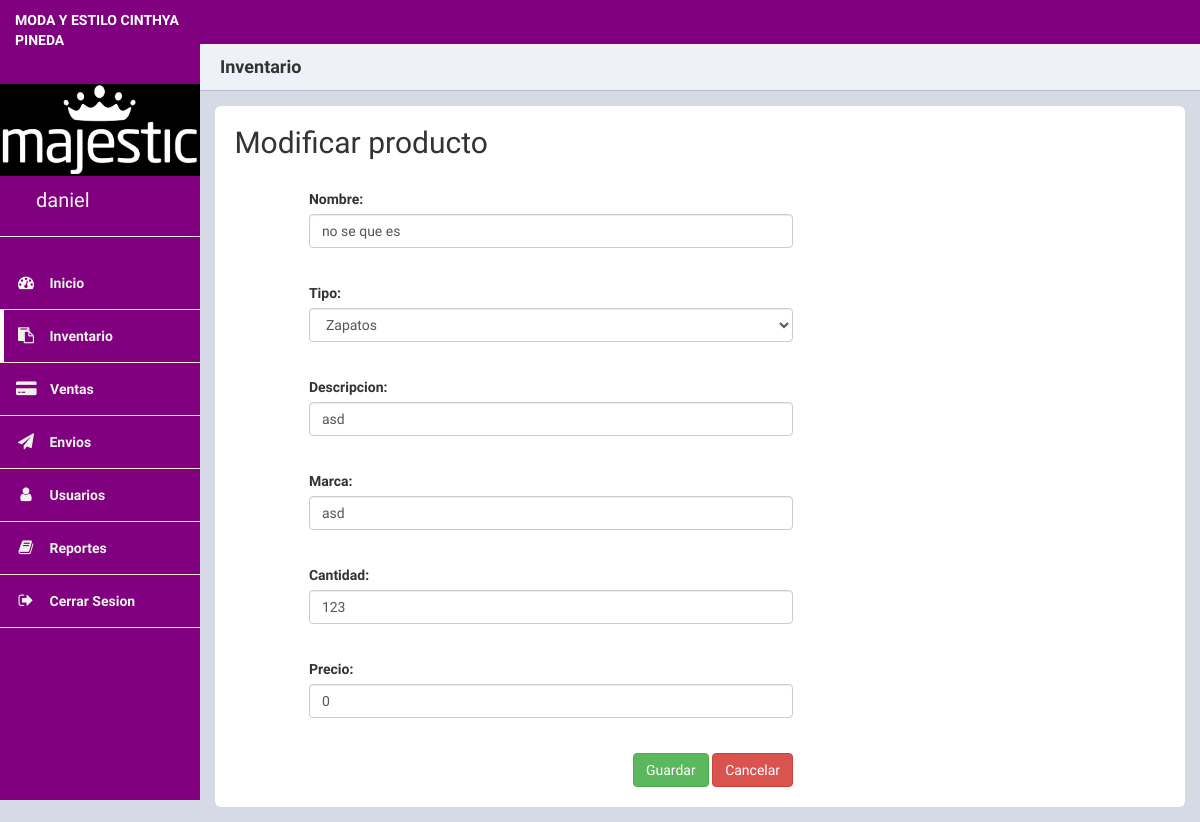
/project/Admin/modificar-inventario.php?registro=28 (signed in), run on the app's committed database.
### tables this page shows
CREATE TABLE `productos` (
  `idProductos` int(11) NOT NULL AUTO_INCREMENT,
  `Nombre` varchar(45) DEFAULT NULL,
  `Tipo` varchar(45) DEFAULT NULL,
  `Precio` float DEFAULT NULL,
  `Cantidad` int(11) DEFAULT NULL,
  `Marca` varchar(45) DEFAULT NULL,
  `Descripcion` varchar(100) DEFAULT NULL,
  PRIMARY KEY (`idProductos`)
);

### project/Admin/modificar-inventario.php (the view, shortened to what this page needs)
<?php
	include_once 'connection/conection.php';
?>
<!DOCTYPE html>
<html lang="en">
<head>
        <link rel="stylesheet" href="https://maxcdn.bootstrapcdn.com/bootstrap/3.3.7/css/bootstrap.min.css">
		<link rel="stylesheet" href="https://maxcdn.bootstrapcdn.com/font-awesome/4.5.0/css/font-awesome.min.css">
		<link rel="stylesheet" href="http://code.ionicframework.com/ionicons/2.0.1/css/ionicons.min.css">
		<link rel="stylesheet" href="../css/main.css">
</head>
<body>
<?php
	$idmodi = $_GET['registro'];
	$modi = "SELECT * FROM productos WHERE idProductos=" .$idmodi;
	$result=mysqli_query($conn, $modi);
	$resultCheck = mysqli_num_rows($result);
	if($resultCheck > 0) {
		while ($row = mysqli_fetch_assoc($result)){
			$nombre= $row['Nombre'];
			$tipo= $row['Tipo'];
			$precio= $row['Precio'];
			$cantidad= $row['Cantidad'];
			$marca= $row['Marca'];
			$descripcion= $row['Descripcion'];
		}
	}
?>
	<div class="header">
		</div>
		<div class="side-nav">
			<div class="logo">
				<span>Moda y Estilo Cinthya Pineda</span>
			</div>
			<div class="user-Sidenav"><br><br>
				<center><img alt="User" src="img/majestic.png" ></center>
				<br>
				<br>
				<span id="user-name"><?php echo $_SESSION['username'] ?></span>
				<hr>
			</div>
			<nav>
				<ul>
					<li class="">
						<a href="index.php">
							<span><i class="fa fa-dashboard"></i></span>
							<span>Inicio</span>
						</a>
					</li>
					<li class="active">
						<a href="inventario.php?pagina=1">
							<span><i class="fa fa-clipboard"></i></span>
							<span>Inventario</span>
						</a>
					</li>
					<li>
						<a href="ventas.php?pagina=1">
							<span><i class="fa fa-credit-card-alt"></i></span>
							<span>Ventas</span>
						</a>
					</li>
					<li >
						<a href="envios.php">
							<span><i class="fa fa-send"></i></span>
							<span>Envios</span>
						</a>
					</li>
					<li>
						<a href="usuarios.php">
							<span><i class="fa fa-user"></i></span>
							<span>Usuarios</span>
						</a>
					</li>
					<li>
						<a href="reportes.php">
							<span><i class="fa fa-book"></i></span>
							<span>Reportes</span>
						</a>
					</li>
					<li>
						<a href="../logout.php">
							<span><i class="fa fa-sign-out"></i></span>
							<span>Cerrar Sesion</span>
						</a>
					</li>
				</ul>
			</nav>
		</div>
		<div class="main-content">
			<div class="title">
				Inventario
			</div>
			<div class="main">
					<br><br>
				<div class="widget">
					<div class="chart">
						<h2>Modificar producto</h2><br>
						<form method="POST" action="preview-inventario-modi.php" style="margin-left: 8%; margin-right: 40%;">
							<div class="form-group"><label>Nombre: </label><input class="form-control" type="text" name="nombre" value="<?php echo $nombre ?>"><br></div>
							<div class="form-group"><label>Tipo: </label><select name="tipo" class="form-control">
								<?php
								if($tipo==1){
									echo "<option value='1' selected='selected'>Maquillaje</option><option value='2' >Ropa</option><option value='3' >Zapatos</option>";
								}
								else if($tipo==2){
									echo "<option value='1' >Maquillaje</option><option value='2' selected='selected'>Ropa</option><option value='3' >Zapatos</option>";
								}
								else if($tipo==3){
									echo "<option value='1' >Maquillaje</option><option value='2' >Ropa</option><option value='3' selected='selected' >Zapatos</option>";
								}
								else {
									echo "<option value='1' >Maquillaje</option><option value='2' >Ropa</option><option value='3' >Zapatos</option>";
								}
								?>
							</select><br></div>
							<div class="form-group"><label>Descripcion: </label><input class="form-control" type="text" name="descripcion" value="<?php echo $descripcion ?>"><br></div>
							<div class="form-group"><label>Marca: </label><input class="form-control" type="text" name="marca" value="<?php echo $marca ?>"><br></div>
							<div class="form-group"><label>Cantidad: </label><input class="form-control" type="number" name="cantidad" value="<?php echo $cantidad ?>"><br></div>
							<div class="form-group"><label>Precio: </label><input class="form-control" type="number" step="any" name="precio" value="<?php echo $precio ?>"><br></div>
							<div style="text-align: right;">
							<button type="submit" class="btn btn-success">Guardar</button>
							<a href=" inventario.php?pagina=1" type="button" class="btn btn-danger">Cancelar</a>
							<br><br>
						</div>
						</form>
					</div>
				</div>
			</div>
		</div>
</body>
</html>

### project/css/main.css (style rules this page uses)
* { box-sizing: border-box; }
body { margin: 0; paddin: 0; font-family: 'Source Sans Pro', sans-serif; background-color: #d5dae5; -webkit-font-smoothing: antialiased; -moz-osx-font-smoothing: grayscale; }
.main-content { overflow: hidden !important; }
.header { position: absolute; width: 100%; z-index: 3; height: 44px; background-color: #fff; border-bottom: 3px solid #800080; }
.logo { height: 44px; padding: 10px; font-weight: 700; }
.side-nav .logo { background-color: #800080; color: #fff; }
.logo span { margin-left: 5px; text-transform: uppercase; }
.nav-trigger span, .nav-trigger span:before, span:after { width: 20px; height: 2px; background-color: #35475e; position: absolute; }
.side-nav { position: absolute; width: 100%; height: 100vh; background-color: #800080; z-index: 1; display: none; }
.side-nav ul { margin: 0; padding: 0; }
.side-nav ul li { padding: 16px 16px; border-bottom: 1px solid #f9e4cc; position: relative; }
.side-nav ul li.active:before { content: ''; position: absolute; width: 4px; height: 100%; top: 0; left: 0; background-color: #fff; }
.side-nav ul li a { coldor: #fff; display: block; text-decoration: none; }
.side-nav ul li i { color: #eff2eb; min-width: 20px; text-align: center; }
.side-nav ul li span:nth-child(2) { margin-left: 10px; font-size: 14px; font-weight: 600; }
.main-content { padding: 40px; margin-top: 0; padding: 0; padding-top: 44px; height: 100%; overflow: scroll; }
.main-content .title { background-color: #eef1f7; border-bottom: 1px solid #b8bec9; padding: 10px 20px; font-weight: 700; color: #333; font-size: 18px; }
@media screen and (min-width: 600px) { .header { background-color: #800080; z-index: 1; } }
@media screen and (min-width: 600px) { .nav-trigger span, .nav-trigger span:before, span:after { background-color: #fff; } }
@media screen and (min-width: 600px) { .side-nav { display: block; width: 70px; z-index: 2; } }
@media screen and (min-width: 600px) { .side-nav ul li span:nth-child(2) { display: none; } }
@media screen and (min-width: 600px) { .side-nav .logo span { display: none; } }
@media screen and (min-width: 600px) { .side-nav ul li i { font-size: 26px; } }
@media screen and (min-width: 600px) { .side-nav ul li a { text-align: center; } }
@media screen and (min-width: 600px) { .main-content { margin-left: 70px; } }
@media screen and (min-width: 800px) { .side-nav { width: 200px; } }
@media screen and (min-width: 800px) { .side-nav ul li span:nth-child(2) { display: inline-block; } }
@media screen and (min-width: 800px) { .side-nav ul li i { font-size: 16px; } }
@media screen and (min-width: 800px) { .side-nav ul li a { text-align: left; } }
@media screen and (min-width: 800px) { .side-nav .logo span { display: inline-block; } }
@media screen and (min-width: 800px) { .main-content { margin-left: 200px; } }
.main { display: flex; flex-flow: row wrap; }
.widget { flex-basis: 300px; flex-grow: 10; height: 90%; margin: 15px; border-radius: 6px; background-color: #ffffff; position: relative; }
.user-Sidenav img { width: 100%; }
.side-nav nav ul li a { color: #eff2eb; }
#user-name { color: #eff2eb; font-size: 20px; margin-top: -30px; margin-left: 18%; position: absolute; }
.chart { margin-left: 2%; margin-right: 2%; }

### data on the page
productos: nombre "no se que es", tipo "Zapatos", descripcion "asd", marca "asd", cantidad "123", precio "0"

### other printed values
$_SESSION['username'] "daniel"
